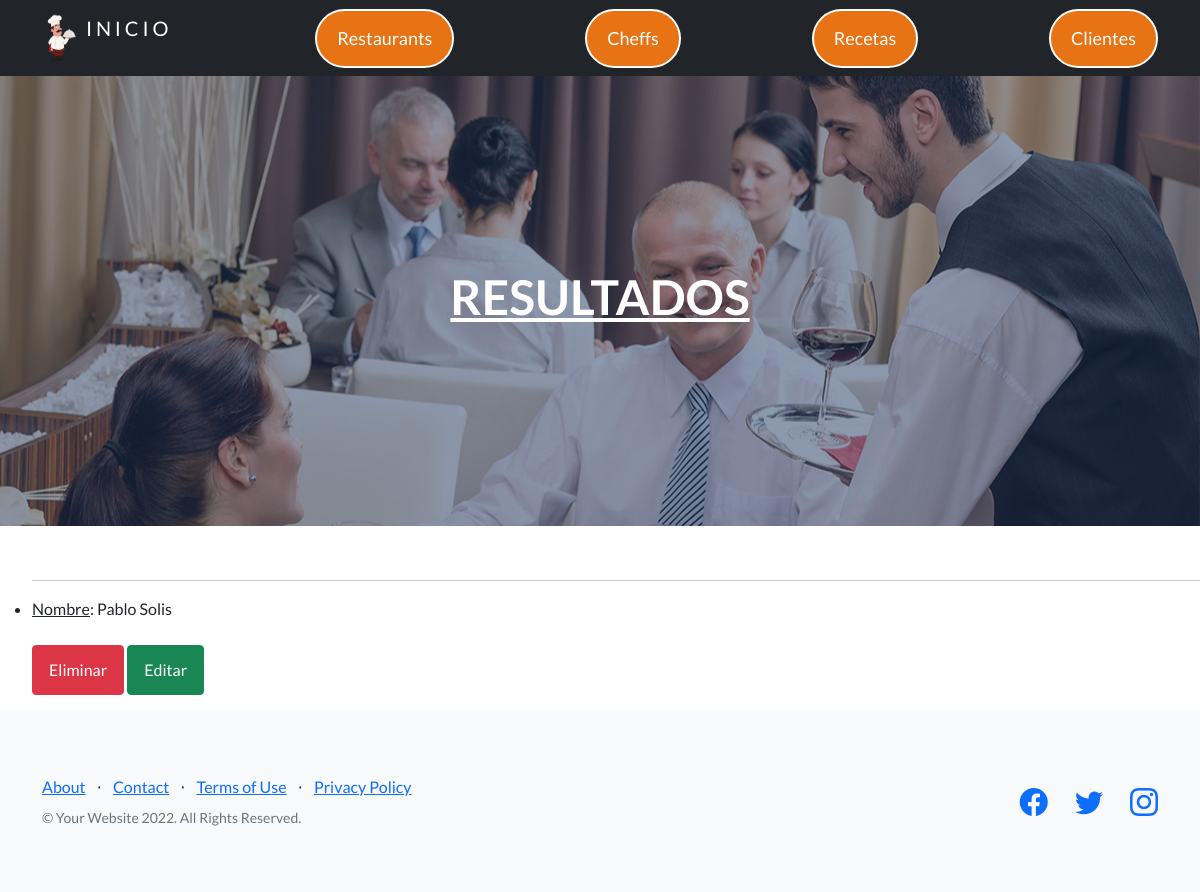
/Capuchino/leerCliente/, run on an earlier commit of the app's database.
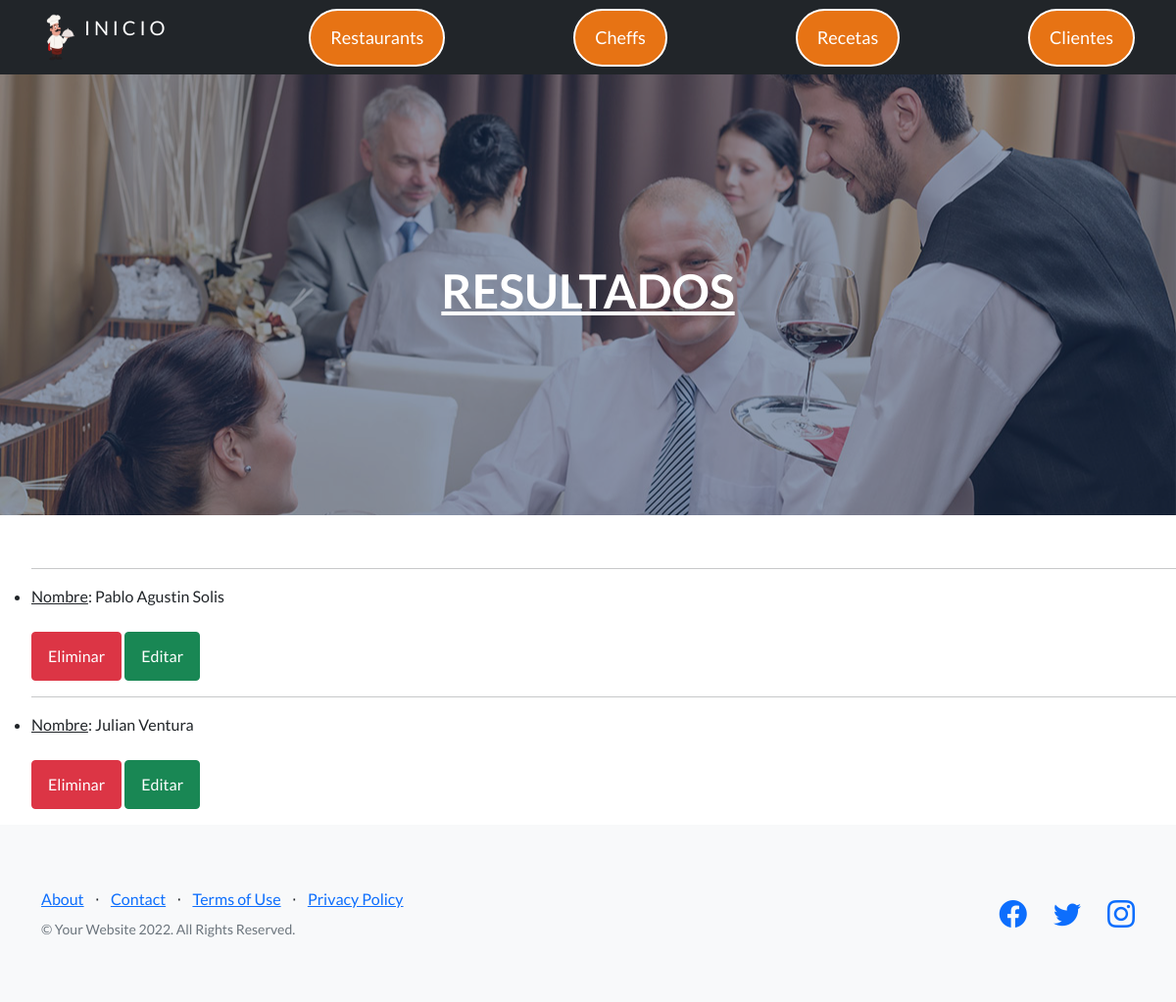
And on a later commit of the database.
### Capuchino/models.py (models this page shows, shortened)
class Cliente(models.Model):
    nombre= models.CharField(max_length=40)
    apellido= models.CharField(max_length=40)
    email= models.EmailField()
    reseña= models.CharField(max_length=2500)

### Capuchino/views.py (the view)
# urls.py: path('leerCliente/', leerCliente, name='leerCliente'),
def leerCliente(request):
    cliente= Cliente.objects.all()
    return render(request, 'Capuchino/leerCliente.html', {'clientes':cliente})

### Capuchino/templates/Capuchino/leerCliente.html (shortened to what this page needs)
{% extends 'Capuchino/padre2.html' %}
{% load static %}
{% block edit %}
{% static 'Capuchino/css/styles_usuarios.css' %}
{% endblock%}
{% block contenido_2 %}
<h2 style="color:white"> Listado de chef </h2>
<ul>
    {% for cliente in clientes %}
        <hr>
        <li> <u>Nombre</u>: {{ cliente.nombre }} {{ cliente.apellido }}</li>
        <br>
        <a class='btn btn-danger' href={% url 'eliminarCliente' cliente.id %}>Eliminar</a>
        <a class='btn btn-success' href={% url 'editarCliente' cliente.id %}>Editar</a>
    {% endfor %}
</ul>
{% endblock %}

What changed in the data, as far as the page shows it:
changed Cliente "Solis": nombre "Pablo" → "Pablo Agustin"
added Cliente: nombre "Julian", apellido "Ventura"
